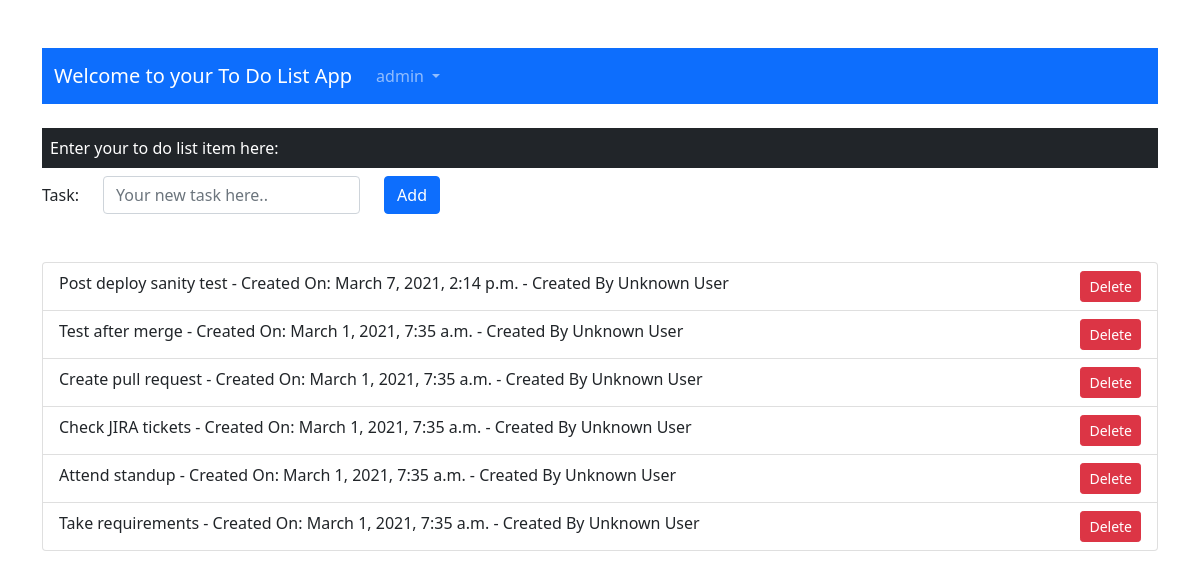
Before: /todolist/ (signed in) with the older database file.
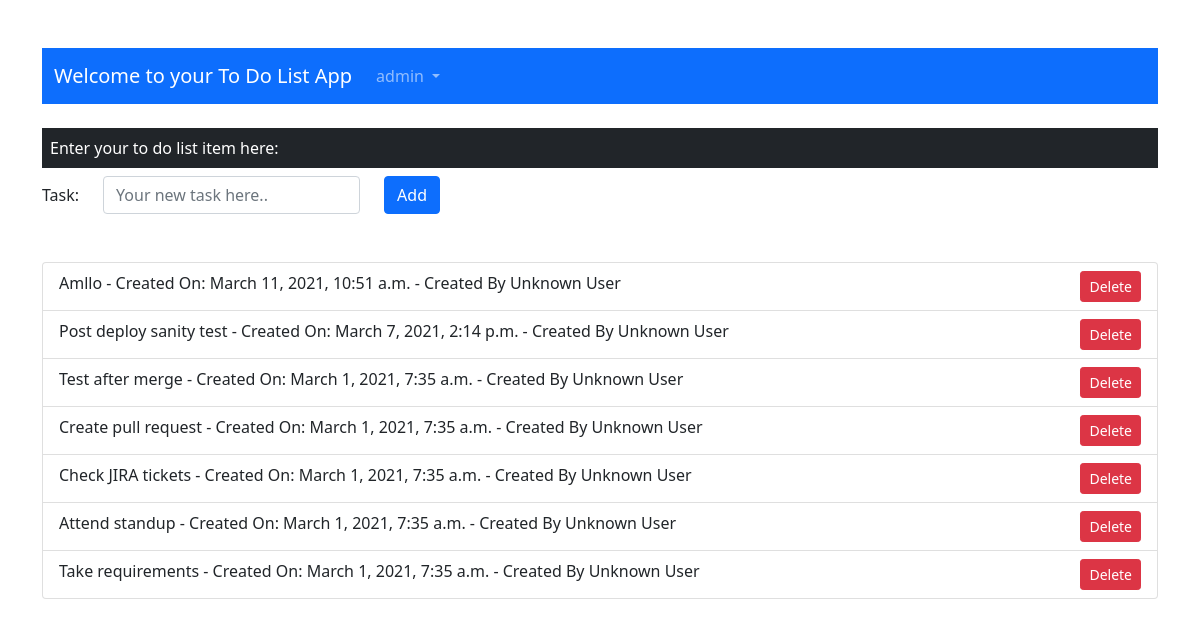
After: the same page with the newer database file.
### todolist/models.py (models this page shows)
class Todo(models.Model):
	added_date = models.DateTimeField()
	text = models.CharField(max_length=200)
	username = models.CharField(max_length=20)

### todolist/views.py (the view)
# urls.py: path('', list_view, name='list'),
@login_required
def list_view(request):
	Todos = Todo.objects.all().order_by("-added_date")
	context = {
		'object_list' : Todos
		}
	if request.method == "POST":
		current_date = timezone.now()
		username = request.user
		content = request.POST["content"]
		create_object = Todo.objects.create(added_date=current_date, text=content, username=username)
	return render(request, 'todolist/index.html', context)

### todolist/templates/todolist/index.html
{% extends 'base.html'%}
{% load static %}
	{% block content %}
	{% include 'navbar.html' %}
	<div class='row mt-4'>
		<div class='column'>
			<span class="d-block p-2 bg-dark text-white mb-2">Enter your to do list item here: </span>
			<form action='.', method="POST" class="form-inline">{% csrf_token %}
				<div class="row mb-3 align-items-center">
				  	<div class="col-auto ">
				    <label class="col-auto col-form-label mb-2">Task:</label>
				    </div>
			    	<div class="col-auto ">
			      <input type="text" name='content' class="form-control mb-2" id="newtask" placeholder="Your new task here..">
			    	</div>
				  <div class="col-auto" >
		  			<button type="submit" class="btn btn-primary mb-2">Add</button>
		  		  </div>
		  		</div>
			</form>
		</div>
	</div>
	<div class='row mt-4'>
		<div class='column'>
			<ul class="list-group">
				{% for item in object_list %}
		  <li class="list-group-item">{{item.text}} - Created On: {{item.added_date}} - Created By {{item.username}}
		  		<div class="pullquote" style="float:right !important;" >
		  			<form action="delete_todo/{{item.id}}" >
		  		<button type="submit" class="btn btn-sm btn-danger float-right">Delete</button>
		  		 	</form>
		  		</div>
		  </li>
		  	{% endfor %}
			</ul>
		</div>
	</div>
{% endblock %}

Changed rows visible on the page:
added Todo: text "Amllo", added_date "March 11, 2021, 10:51 a.m.", username "Unknown User"
